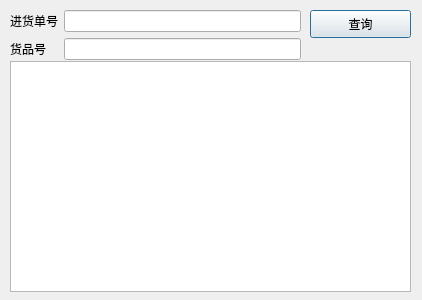
<?xml version="1.0" encoding="UTF-8"?>
<ui version="4.0">
 <class>DialogSelectPurchase</class>
 <widget class="QDialog" name="DialogSelectPurchase">
  <property name="geometry">
   <rect>
    <x>0</x>
    <y>0</y>
    <width>422</width>
    <height>300</height>
   </rect>
  </property>
  <property name="windowTitle">
   <string>Dialog</string>
  </property>
  <widget class="QTableView" name="tableView">
   <property name="geometry">
    <rect>
     <x>10</x>
     <y>61</y>
     <width>401</width>
     <height>231</height>
    </rect>
   </property>
  </widget>
  <widget class="QPushButton" name="btnsel">
   <property name="geometry">
    <rect>
     <x>310</x>
     <y>10</y>
     <width>101</width>
     <height>28</height>
    </rect>
   </property>
   <property name="text">
    <string>查询</string>
   </property>
  </widget>
  <widget class="QWidget" name="gridLayoutWidget">
   <property name="geometry">
    <rect>
     <x>10</x>
     <y>10</y>
     <width>291</width>
     <height>51</height>
    </rect>
   </property>
   <layout class="QGridLayout" name="gridLayout">
    <item row="0" column="0">
     <widget class="QLabel" name="label">
      <property name="text">
       <string>进货单号</string>
      </property>
     </widget>
    </item>
    <item row="0" column="1">
     <widget class="QLineEdit" name="line_pid"/>
    </item>
    <item row="1" column="0">
     <widget class="QLabel" name="label_2">
      <property name="text">
       <string>货品号</string>
      </property>
     </widget>
    </item>
    <item row="1" column="1">
     <widget class="QLineEdit" name="line_goodsid"/>
    </item>
   </layout>
  </widget>
 </widget>
 <resources/>
 <connections/>
</ui>
